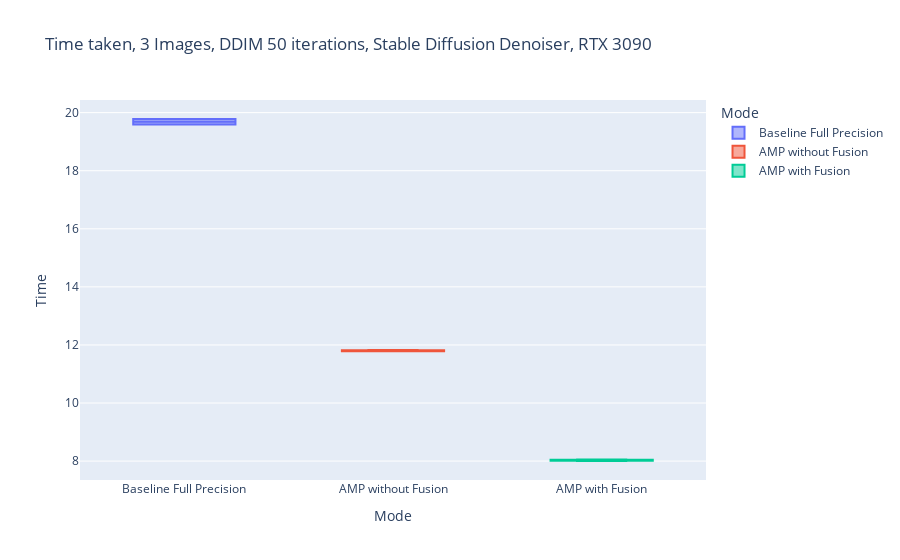

The notebook cell this image was saved under:
### Code cell
score_df.to_csv("score.csv", index=False)

import plotly.express as px

fig = px.box(
    score_df,
    x="Mode",
    y="Time",
    title="Time taken, 3 Images, DDIM 50 iterations, Stable Diffusion Denoiser, RTX 3090",
    color="Mode",
)

fig.show()

### Figure 1 — Plotly figure (JSON) as saved in the notebook; plotly's stock layout.template omitted (floating-point values rounded to 4 significant figures)
{"data": [{"alignmentgroup": "True", "hovertemplate": "Mode=%{x}<br>Time=%{y}<extra></extra>", "legendgroup": "Baseline Full Precision", "marker": {"color": "#636efa"}, "name": "Baseline Full Precision", "notched": false, "offsetgroup": "Baseline Full Precision", "orientation": "v", "showlegend": true, "type": "box", "x": ["Baseline Full Precision", "Baseline Full Precision"], "x0": " ", "xaxis": "x", "y": [19.59, 19.78], "y0": " ", "yaxis": "y"}, {"alignmentgroup": "True", "hovertemplate": "Mode=%{x}<br>Time=%{y}<extra></extra>", "legendgroup": "AMP without Fusion", "marker": {"color": "#EF553B"}, "name": "AMP without Fusion", "notched": false, "offsetgroup": "AMP without Fusion", "orientation": "v", "showlegend": true, "type": "box", "x": ["AMP without Fusion", "AMP without Fusion", "AMP without Fusion"], "x0": " ", "xaxis": "x", "y": [11.78, 11.82, 11.79], "y0": " ", "yaxis": "y"}, {"alignmentgroup": "True", "hovertemplate": "Mode=%{x}<br>Time=%{y}<extra></extra>", "legendgroup": "AMP with Fusion", "marker": {"color": "#00cc96"}, "name": "AMP with Fusion", "notched": false, "offsetgroup": "AMP with Fusion", "orientation": "v", "showlegend": true, "type": "box", "x": ["AMP with Fusion", "AMP with Fusion", "AMP with Fusion"], "x0": " ", "xaxis": "x", "y": [8.003, 8.034, 8.054], "y0": " ", "yaxis": "y"}], "layout": {"boxmode": "overlay", "legend": {"title": {"text": "Mode"}, "tracegroupgap": 0}, "title": {"text": "Time taken, 3 Images, DDIM 50 iterations, Stable Diffusion Denoiser, RTX 3090"}, "xaxis": {"anchor": "y", "categoryarray": ["Baseline Full Precision", "AMP without Fusion", "AMP with Fusion"], "categoryorder": "array", "domain": [0, 1], "title": {"text": "Mode"}}, "yaxis": {"anchor": "x", "domain": [0, 1], "title": {"text": "Time"}}}}
